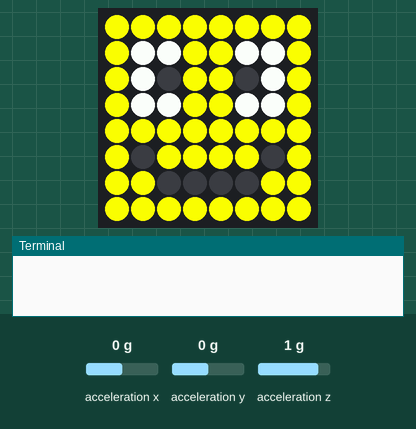
Bench run of a program on a simulated Raspberry Pi (BCM pin numbers) with a Sense HAT. Shown: the Sense HAT's 8×8 RGB LED matrix, the last lines printed to the terminal. The inputs (shaded band) are chosen by the test bench; at power-on: acceleration x 0 g, acceleration y 0 g, acceleration z 1 g.

Above: at 2.7 s.
2.8 s: acceleration x set to 1.4 g
At 3.7 s:
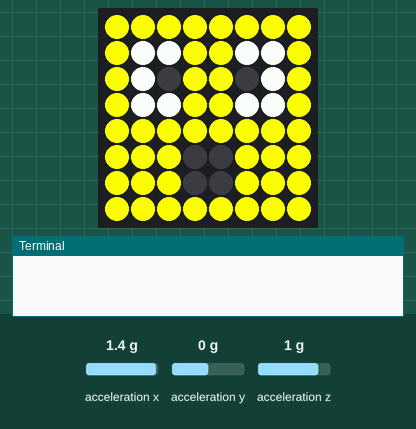
4.3 s: acceleration x set to -1.4 g
At 6.1 s:
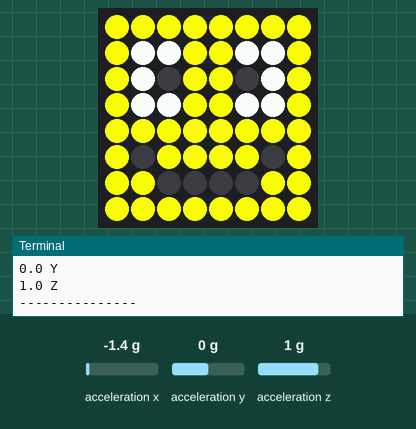
Timing chart, 0 to 7.6 s (numbered marks = the images above; inputs shaded):
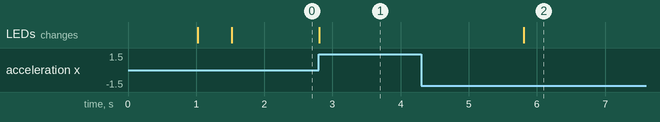

Measured:
- after the input at 2.8 s, the LEDs: change at once (image 1)
- after the input at 4.3 s, the LEDs: change after 1.5 s (image 2)

The program:

smile.py
```python
from sense_hat import SenseHat
import time

sense = SenseHat()

r = [255,0,0]
o = [255,127,0]
y = [255,255,0]
g = [0,255,0]
b = [0,0,255]
i = [75,0,130]
v = [159,0,255]
e = [0,0,0]
w = [255,255,255]

smile = [
y,y,y,y,y,y,y,y,
y,w,w,y,y,w,w,y,
y,w,e,y,y,e,w,y,
y,w,w,y,y,w,w,y,
y,y,y,y,y,y,y,y,
y,e,y,y,y,y,e,y,
y,y,e,e,e,e,y,y,
y,y,y,y,y,y,y,y
]

wink = [
y,y,y,y,y,y,y,y,
y,w,w,y,y,y,e,y,
y,w,e,y,y,e,y,y,
y,w,w,y,y,y,e,y,
y,y,y,y,y,y,y,y,
y,e,y,y,y,y,e,y,
y,y,e,e,e,e,y,y,
y,y,y,y,y,y,y,y
]

happy = [
y,y,y,y,y,y,y,y,
y,y,e,y,y,e,y,y,
y,e,y,e,e,y,e,y,
y,y,y,y,y,y,y,y,
y,w,w,w,w,w,w,y,
y,e,e,e,e,e,e,y,
y,y,e,v,v,e,y,y,
y,y,y,y,y,y,y,y
]

oh = [
y,y,y,y,y,y,y,y,
y,w,w,y,y,w,w,y,
y,w,e,y,y,e,w,y,
y,w,w,y,y,w,w,y,
y,y,y,y,y,y,y,y,
y,y,y,e,e,y,y,y,
y,y,y,e,e,y,y,y,
y,y,y,y,y,y,y,y
]

x, y, z = sense.get_accelerometer_raw().values()

sense.set_pixels(happy)
time.sleep(1)
sense.set_pixels(wink)
time.sleep(0.5)
sense.set_pixels(smile)


while True:
    shake = 1
    x, y, z = sense.get_accelerometer_raw().values()

    if x > shake or y > shake or z > shake:
        sense.set_pixels(oh)
	time.sleep(3)
	print str(x) + " X "
	print str(y) + " Y "
	print str(z) + " Z "
	print "---------------"

    else:
        sense.set_pixels(smile)
```
